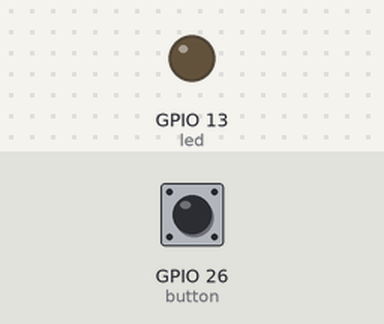
A program run on a simulated Raspberry Pi (BCM pin numbers). Shown: output pins drawn as LEDs (lit = HIGH). The test bench sets the inputs (shaded band); at power-on: GPIO 26 (button) HIGH.

Above: at 1.2 s.
1.3 s: GPIO 26 (button) pulled LOW for 0.15 s
At 1.9 s:
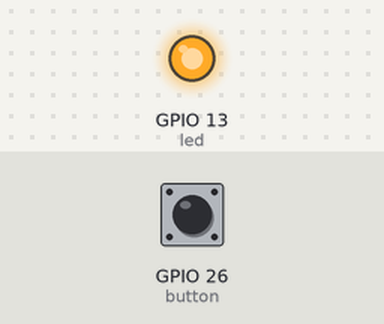
2.9 s: GPIO 26 (button) pulled LOW for 1 s
At 4.3 s:
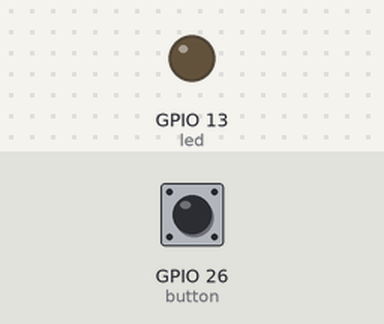
5.4 s: GPIO 26 (button) pulled LOW for 3.2 s
At 6.2 s:
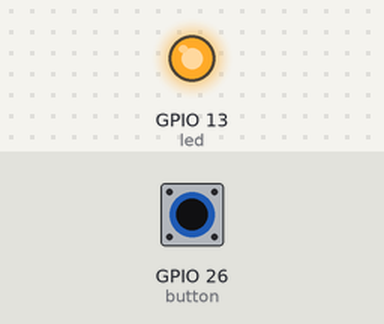
Timing chart, 0 to 8.4 s (numbered marks = the images above; inputs shaded):
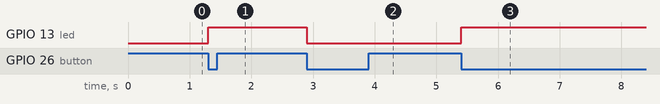

The program:

ex07.py
```python
# 버튼 토글
from gpiozero import LED, Button
from signal import pause

led = LED(13)
button = Button(26)

button.when_pressed = led.toggle # 인스턴스의 메서드를 콜백으로 등록 - C++에서는 안된다.

pause()
```

Measured:
- after the input at 1.3 s, GPIO 13 (led): LOW → HIGH at once
- after the input at 2.9 s, GPIO 13 (led): HIGH → LOW at once
- after the input at 5.4 s, GPIO 13 (led): LOW → HIGH at once
